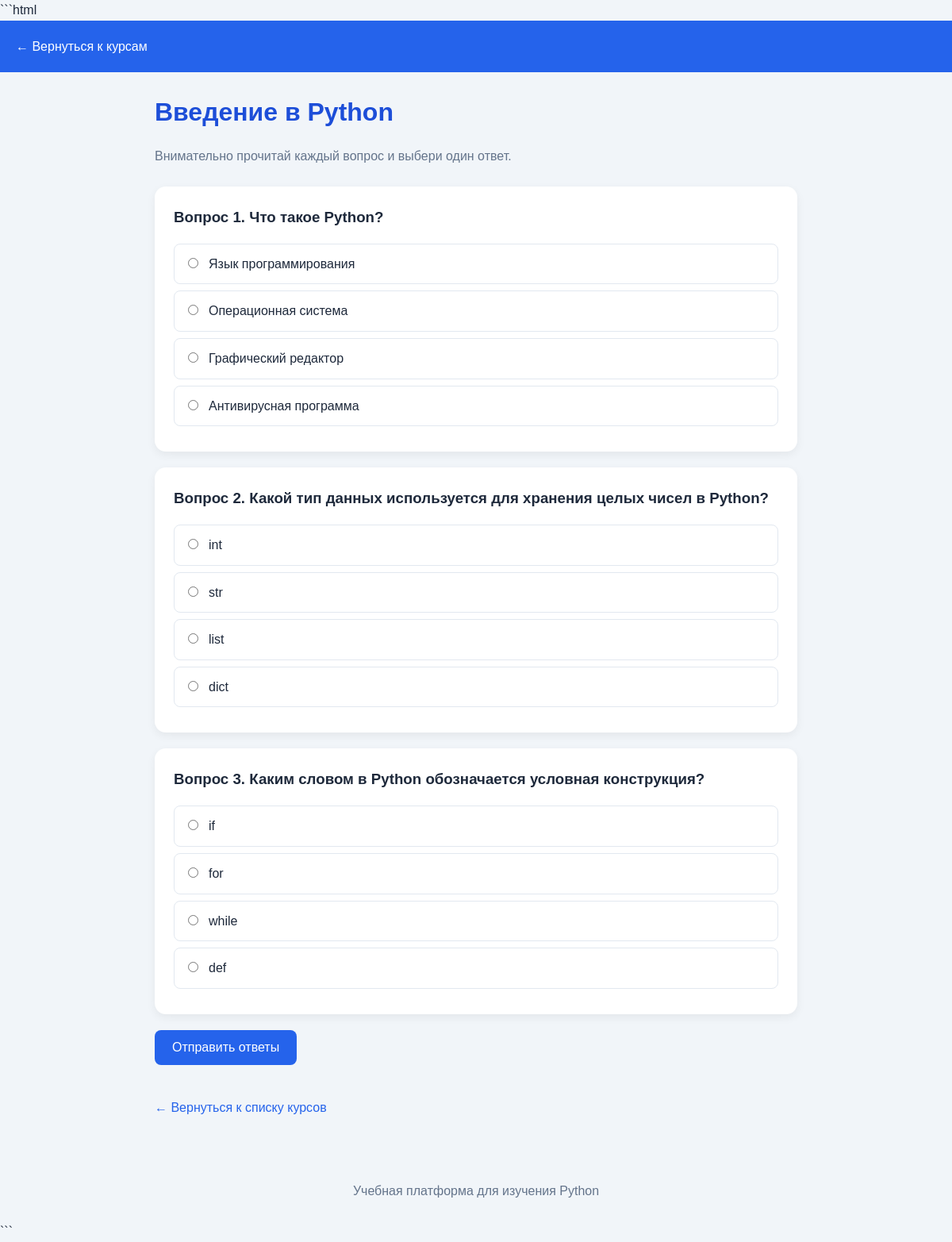
Screenshot of /users/tests/1/ with the database file from the repository.
### users/models.py (models this page shows, shortened)
class Test(models.Model):
    lesson = models.OneToOneField(
        Lesson,
        on_delete=models.CASCADE,
        related_name="test",
        verbose_name="Урок"
    )
    title = models.CharField(
        max_length=200,
        verbose_name="Название теста"
    )

class Question(models.Model):
    test = models.ForeignKey(
        Test,
        on_delete=models.CASCADE,
        related_name="questions",
        verbose_name="Тест"
    )
    text = models.TextField(
        verbose_name="Текст вопроса"
    )

class Answer(models.Model):
    question = models.ForeignKey(
        Question,
        on_delete=models.CASCADE,
        related_name="answers",
        verbose_name="Вопрос"
    )
    text = models.CharField(
        max_length=300,
        verbose_name="Текст ответа"
    )
    is_correct = models.BooleanField(
        default=False,
        verbose_name="Правильный ответ"
    )

### users/views.py (the view, shortened to what this page needs)
def take_test(request, test_id):
    test = Test.objects.get(id=test_id)
    questions = Question.objects.filter(
        test=test
    ).prefetch_related("answers")
    return render(
        request,
        "users/take_test.html",
        {
            "test": test,
            "questions": questions,
        }
    )

### users/templates/users/take_test.html (shortened to what this page needs)
<!DOCTYPE html>
<html lang="ru">
<head>
</head>
<body>
    <header>
        <a href="{% url 'course_list' %}">
            ← Вернуться к курсам
        </a>
    </header>
    <main>
        <h1>{{ test.title }}</h1>
        <p class="intro">
            Внимательно прочитай каждый вопрос и выбери один ответ.
        </p>
        <form method="post">
            {% for question in questions %}
                <section class="question-card">
                    <h3>
                        Вопрос {{ forloop.counter }}. {{ question.text }}
                    </h3>
                    {% for answer in question.answers.all %}
                        <label class="answer">
                            <input
                                type="radio"
                                name="question_{{ question.id }}"
                                value="{{ answer.id }}"
                            >
                            <span>{{ answer.text }}</span>
                        </label>
                    {% empty %}
                        <p>Для этого вопроса пока нет ответов.</p>
                    {% endfor %}
                </section>
            {% empty %}
                <section class="question-card">
                    В этом тесте пока нет вопросов.
                </section>
            {% endfor %}
            {% if questions %}
                <button class="button" type="submit">
                    Отправить ответы
                </button>
            {% endif %}
        </form>
        <a class="back-link" href="{% url 'course_list' %}">
            ← Вернуться к списку курсов
        </a>
    </main>
    <footer>
        Учебная платформа для изучения Python
    </footer>
</body>
</html>

### users/templates/users/take_test.html (style rules this page uses)
* { box-sizing: border-box; }
body { margin: 0; font-family: Arial, sans-serif; background: #f1f5f9; color: #1e293b; line-height: 1.6; }
header { background: #2563eb; color: white; padding: 20px; }
header a { color: white; text-decoration: none; }
main { max-width: 850px; margin: 30px auto; padding: 0 20px; }
h1 { color: #1d4ed8; line-height: 1.3; }
.intro { color: #64748b; margin-bottom: 25px; }
.question-card { background: white; padding: 24px; margin-bottom: 20px; border-radius: 14px; box-shadow: 0 4px 12px rgba(0, 0, 0, 0.06); }
.question-card h3 { margin-top: 0; margin-bottom: 18px; color: #1e293b; }
.answer { display: flex; align-items: flex-start; gap: 10px; padding: 12px; margin-bottom: 8px; border: 1px solid #e2e8f0; border-radius: 8px; cursor: pointer; }
.answer input { margin-top: 5px; accent-color: #2563eb; }
.button { display: inline-block; background: #2563eb; color: white; border: none; padding: 13px 22px; border-radius: 8px; font-size: 16px; cursor: pointer; text-decoration: none; }
.back-link { display: inline-block; margin: 25px 0; color: #2563eb; text-decoration: none; }
footer { text-align: center; padding: 25px; color: #64748b; }

### rows the page displays
Test: title "Введение в Python"
Question: text "Что такое Python?"
Answer: text "Язык программирования"
Answer: text "Операционная система"
Answer: text "Графический редактор"
Answer: text "Антивирусная программа"
Question: text "Какой тип данных используется для хранения целых чисел в Python?"
Answer: text "int"
Answer: text "str"
Answer: text "list"
Answer: text "dict"
Question: text "Каким словом в Python обозначается условная конструкция?"
Answer: text "if"
Answer: text "for"
Answer: text "while"
Answer: text "def"
